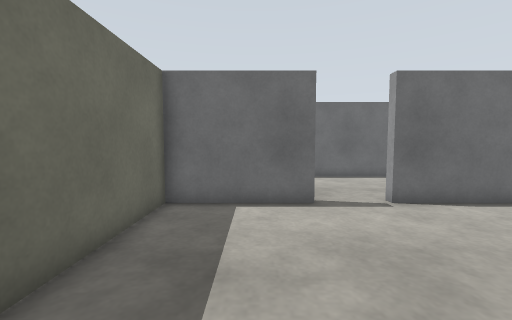
view 1 (above)

16 first-person views from a walk through a world built for the Gazebo simulator. The camera is 0.94 m above the floor, tilts 4° down and sees 90° across. The floor is counted in squares, 0.5 m on a side. Each view is taken from the middle of a square. On the plan, view 1 faces up. The plan holds only what a view shows up to about 15 squares ahead; the rest is blank. The place goes on beyond the plan.

view 2
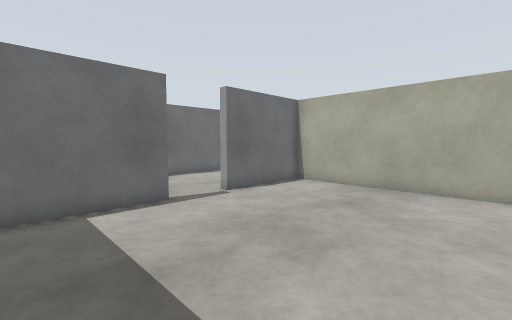

view 3
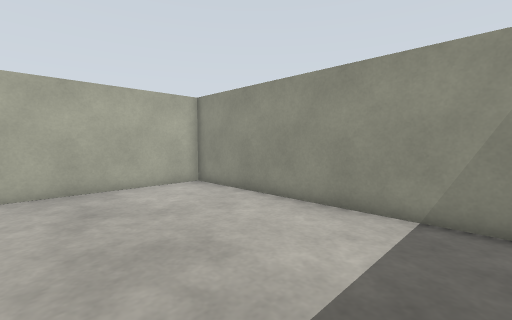

view 4
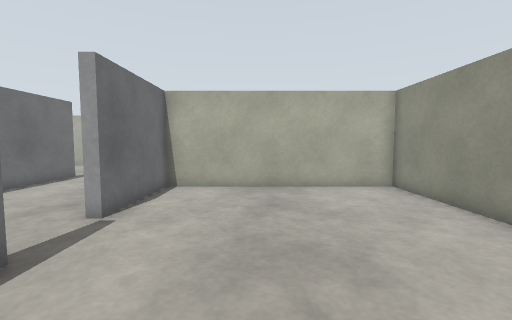

view 5
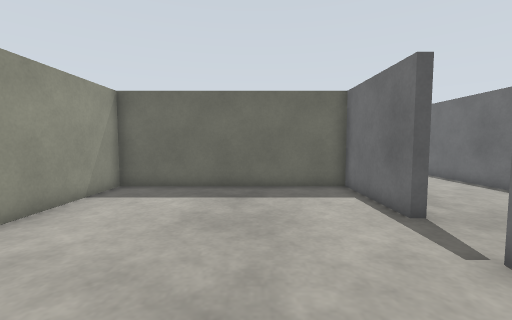

view 6
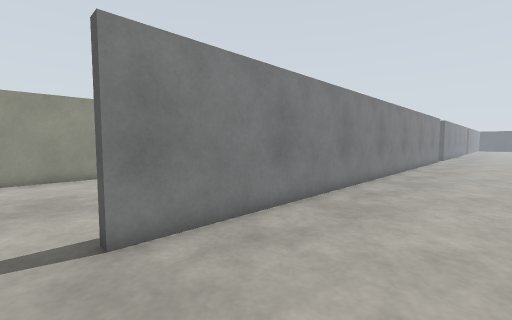

view 7
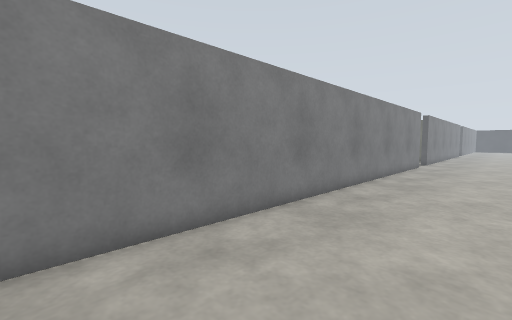

view 8
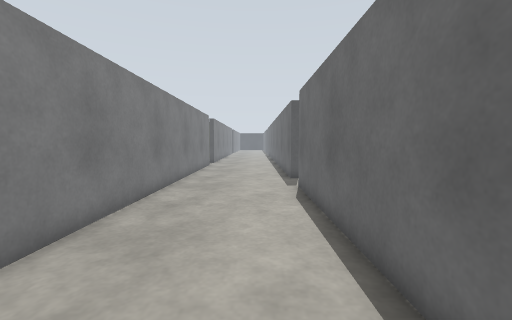

view 9
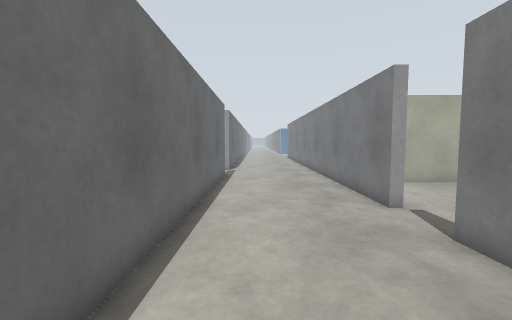

view 10
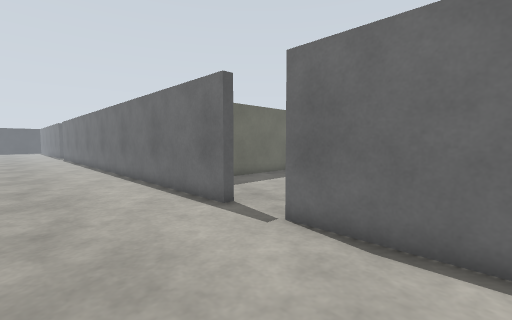

view 11
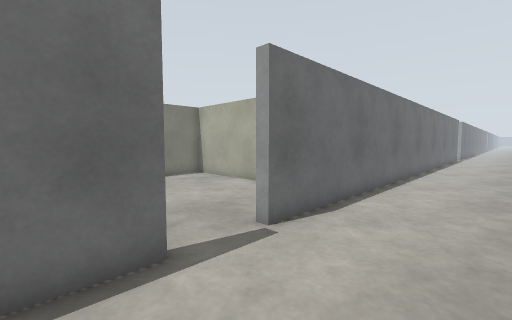

view 12
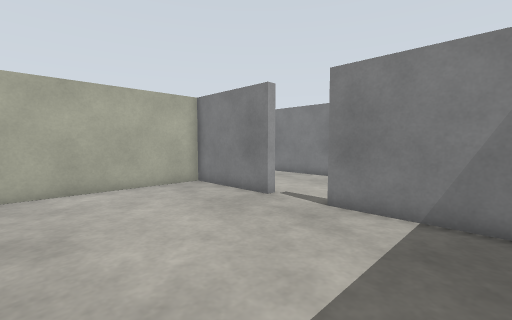

view 13
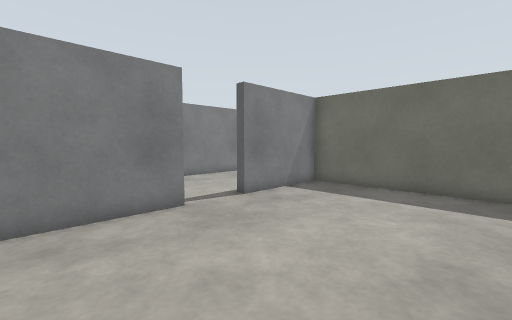

view 14
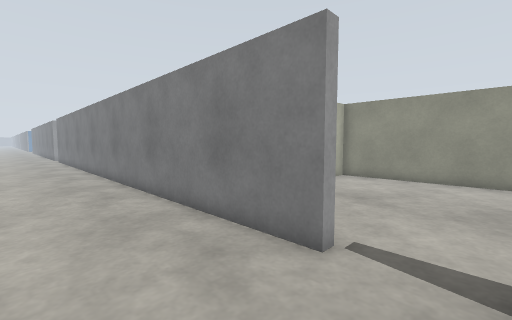

view 15
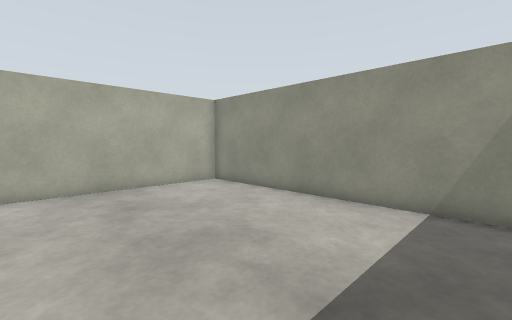

view 16
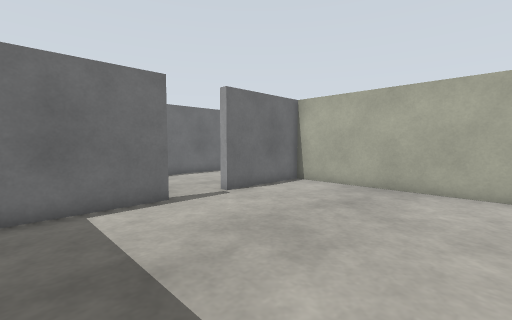

### Floor plan
Points are (right, up) in squares from view 1. A wall is a line through its corners. A room is listed if a view was taken in it or the views show most of it. See-through windows are left out.
Room 1 (views 1, 2, 3, 4, 5)
walls: (1.8, 8.2) (1.8, 7.8) (-2.8, 7.8) (-2.8, -1.8) (8.8, -1.8) (8.8, 7.8) (4.2, 7.8) (4.2, 8.2)
ways out: opening at (3, 8) to room 2
Room 2 (views 6, 7, 8, 9, 10, 11, 14, 15, 16)
walls: (-18.2, 14.2) (-18.2, 13.8) (-28.6, 13.8); (-28.1, 7.8) (-32.1, 7.8); (-32.1, -1.8) (-21.2, -1.8) (-21.2, 7.8) (-25.8, 7.8) (-25.8, 8.2) (1.8, 8.2); (4.2, 8.2) (9.5, 8.2); (9.5, 13.8) (-15.8, 13.8) (-15.8, 14.2)
ways out: opening at (3, 8) to room 1; opening at (-17, 14) to room 3
Room 3 (views 12, 13)
walls: (-15.8, 14.2) (-11.2, 14.2) (-11.2, 21.5); (-22.8, 21.1) (-22.8, 14.2) (-18.2, 14.2)
ways out: opening at (-17, 14) to room 2

Positions as (right, up) in squares from view 1, and headings:
1: (0, 0), facing up
2: (-2, 0), facing up-right
3: (-2, 5), facing down-right
4: (-2, 4), facing right
5: (8, 4), facing left
6: (3, 13), facing down-left
7: (-4, 13), facing down-left
8: (-5, 12), facing left
9: (-3, 12), facing right
10: (-12, 9), facing up-left
11: (-20, 10), facing up-right
12: (-22, 21), facing down-right
13: (-12, 21), facing down-left
14: (-28, 12), facing down-right
15: (-32, 6), facing down-right
16: (-32, 0), facing up-right
